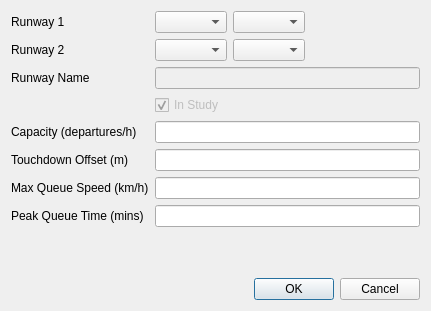
<?xml version="1.0" encoding="UTF-8"?>
<ui version="4.0">
 <class>RunwayDialog</class>
 <widget class="QDialog" name="RunwayDialog">
  <property name="geometry">
   <rect>
    <x>0</x>
    <y>0</y>
    <width>431</width>
    <height>311</height>
   </rect>
  </property>
  <property name="windowTitle">
   <string>Runway Editor</string>
  </property>
  <layout class="QFormLayout" name="formLayout">
   <item row="0" column="0">
    <widget class="QLabel" name="label">
     <property name="text">
      <string>Runway 1</string>
     </property>
    </widget>
   </item>
   <item row="0" column="1">
    <layout class="QHBoxLayout" name="horizontalLayout">
     <item>
      <widget class="QComboBox" name="first_runway_number"/>
     </item>
     <item>
      <widget class="QComboBox" name="first_runway_letter"/>
     </item>
     <item>
      <spacer name="horizontalSpacer">
       <property name="orientation">
        <enum>Qt::Horizontal</enum>
       </property>
       <property name="sizeHint" stdset="0">
        <size>
         <width>40</width>
         <height>20</height>
        </size>
       </property>
      </spacer>
     </item>
    </layout>
   </item>
   <item row="1" column="0">
    <widget class="QLabel" name="label_6">
     <property name="text">
      <string>Runway 2</string>
     </property>
    </widget>
   </item>
   <item row="1" column="1">
    <layout class="QHBoxLayout" name="horizontalLayout_2">
     <item>
      <widget class="QComboBox" name="second_runway_number"/>
     </item>
     <item>
      <widget class="QComboBox" name="second_runway_letter"/>
     </item>
     <item>
      <spacer name="horizontalSpacer_2">
       <property name="orientation">
        <enum>Qt::Horizontal</enum>
       </property>
       <property name="sizeHint" stdset="0">
        <size>
         <width>40</width>
         <height>20</height>
        </size>
       </property>
      </spacer>
     </item>
    </layout>
   </item>
   <item row="2" column="0">
    <widget class="QLabel" name="label_7">
     <property name="text">
      <string>Runway Name</string>
     </property>
    </widget>
   </item>
   <item row="2" column="1">
    <widget class="QLineEdit" name="runway_id">
     <property name="enabled">
      <bool>false</bool>
     </property>
    </widget>
   </item>
   <item row="3" column="1">
    <widget class="QCheckBox" name="instudy">
     <property name="enabled">
      <bool>false</bool>
     </property>
     <property name="toolTip">
      <string>Enable to include the source in the study</string>
     </property>
     <property name="text">
      <string>In Study</string>
     </property>
     <property name="checked">
      <bool>true</bool>
     </property>
    </widget>
   </item>
   <item row="4" column="0">
    <widget class="QLabel" name="label_5">
     <property name="text">
      <string>Capacity (departures/h)</string>
     </property>
    </widget>
   </item>
   <item row="4" column="1">
    <widget class="QLineEdit" name="capacity">
     <property name="toolTip">
      <string>Enter the hourly capacity as number of departures per hour</string>
     </property>
    </widget>
   </item>
   <item row="5" column="0">
    <widget class="QLabel" name="label_2">
     <property name="text">
      <string>Touchdown Offset (m)</string>
     </property>
    </widget>
   </item>
   <item row="5" column="1">
    <widget class="QLineEdit" name="touchdown">
     <property name="toolTip">
      <string>Enter the distance between the runway end and the point of touchdown</string>
     </property>
    </widget>
   </item>
   <item row="6" column="0">
    <widget class="QLabel" name="label_3">
     <property name="text">
      <string>Max Queue Speed (km/h)</string>
     </property>
    </widget>
   </item>
   <item row="6" column="1">
    <widget class="QLineEdit" name="max_queue_speed">
     <property name="toolTip">
      <string>Enter the speed that the aircraft travels when queuing</string>
     </property>
    </widget>
   </item>
   <item row="7" column="0">
    <widget class="QLabel" name="label_4">
     <property name="text">
      <string>Peak Queue Time (mins)</string>
     </property>
    </widget>
   </item>
   <item row="7" column="1">
    <widget class="QLineEdit" name="peak_queue_time">
     <property name="toolTip">
      <string>Enter the time spent queuing to use this runway</string>
     </property>
    </widget>
   </item>
   <item row="9" column="1">
    <widget class="QDialogButtonBox" name="buttonBox">
     <property name="orientation">
      <enum>Qt::Horizontal</enum>
     </property>
     <property name="standardButtons">
      <set>QDialogButtonBox::Cancel|QDialogButtonBox::Ok</set>
     </property>
    </widget>
   </item>
   <item row="8" column="1">
    <spacer name="verticalSpacer">
     <property name="orientation">
      <enum>Qt::Vertical</enum>
     </property>
     <property name="sizeHint" stdset="0">
      <size>
       <width>20</width>
       <height>40</height>
      </size>
     </property>
    </spacer>
   </item>
  </layout>
 </widget>
 <tabstops>
  <tabstop>first_runway_number</tabstop>
  <tabstop>first_runway_letter</tabstop>
  <tabstop>second_runway_number</tabstop>
  <tabstop>second_runway_letter</tabstop>
  <tabstop>runway_id</tabstop>
  <tabstop>capacity</tabstop>
  <tabstop>touchdown</tabstop>
  <tabstop>max_queue_speed</tabstop>
  <tabstop>peak_queue_time</tabstop>
 </tabstops>
 <resources/>
 <connections>
  <connection>
   <sender>buttonBox</sender>
   <signal>rejected()</signal>
   <receiver>RunwayDialog</receiver>
   <slot>reject()</slot>
   <hints>
    <hint type="sourcelabel">
     <x>316</x>
     <y>260</y>
    </hint>
    <hint type="destinationlabel">
     <x>286</x>
     <y>274</y>
    </hint>
   </hints>
  </connection>
  <connection>
   <sender>buttonBox</sender>
   <signal>accepted()</signal>
   <receiver>RunwayDialog</receiver>
   <slot>accept()</slot>
   <hints>
    <hint type="sourcelabel">
     <x>248</x>
     <y>254</y>
    </hint>
    <hint type="destinationlabel">
     <x>157</x>
     <y>274</y>
    </hint>
   </hints>
  </connection>
 </connections>
</ui>
